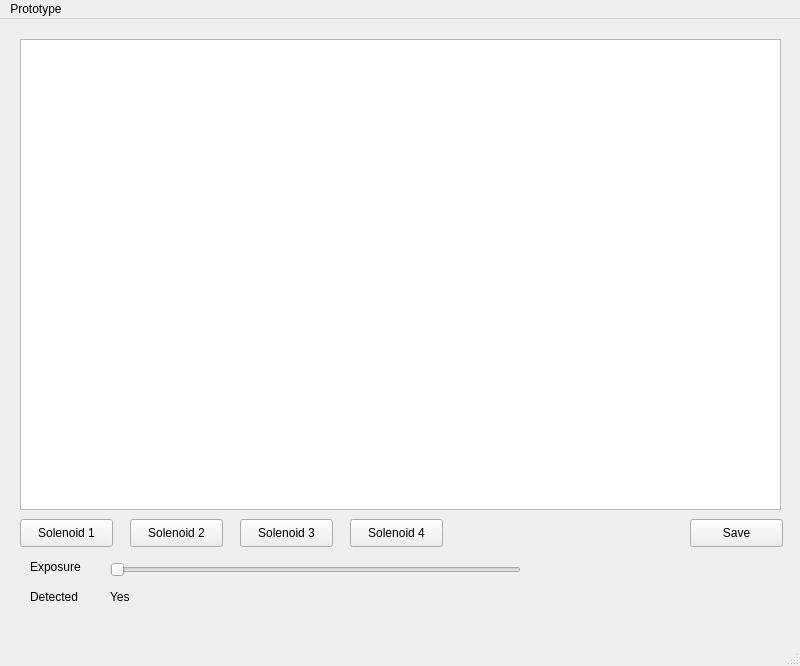
<?xml version="1.0" encoding="UTF-8"?>
<ui version="4.0">
 <class>Foram_GUI_proto</class>
 <widget class="QMainWindow" name="Foram_GUI_proto">
  <property name="geometry">
   <rect>
    <x>0</x>
    <y>0</y>
    <width>800</width>
    <height>666</height>
   </rect>
  </property>
  <property name="windowTitle">
   <string>MainWindow</string>
  </property>
  <widget class="QWidget" name="centralwidget">
   <widget class="QPushButton" name="pushButton">
    <property name="geometry">
     <rect>
      <x>20</x>
      <y>500</y>
      <width>93</width>
      <height>28</height>
     </rect>
    </property>
    <property name="text">
     <string>Solenoid 1</string>
    </property>
   </widget>
   <widget class="QGraphicsView" name="graphicsView">
    <property name="geometry">
     <rect>
      <x>20</x>
      <y>20</y>
      <width>761</width>
      <height>471</height>
     </rect>
    </property>
   </widget>
   <widget class="QPushButton" name="pushButton_2">
    <property name="geometry">
     <rect>
      <x>130</x>
      <y>500</y>
      <width>93</width>
      <height>28</height>
     </rect>
    </property>
    <property name="text">
     <string>Solenoid 2</string>
    </property>
   </widget>
   <widget class="QPushButton" name="pushButton_3">
    <property name="geometry">
     <rect>
      <x>240</x>
      <y>500</y>
      <width>93</width>
      <height>28</height>
     </rect>
    </property>
    <property name="text">
     <string>Solenoid 3</string>
    </property>
   </widget>
   <widget class="QPushButton" name="pushButton_4">
    <property name="geometry">
     <rect>
      <x>350</x>
      <y>500</y>
      <width>93</width>
      <height>28</height>
     </rect>
    </property>
    <property name="text">
     <string>Solenoid 4</string>
    </property>
   </widget>
   <widget class="QPushButton" name="pushButton_5">
    <property name="geometry">
     <rect>
      <x>690</x>
      <y>500</y>
      <width>93</width>
      <height>28</height>
     </rect>
    </property>
    <property name="text">
     <string>Save</string>
    </property>
   </widget>
   <widget class="QSlider" name="horizontalSlider">
    <property name="geometry">
     <rect>
      <x>110</x>
      <y>540</y>
      <width>411</width>
      <height>22</height>
     </rect>
    </property>
    <property name="orientation">
     <enum>Qt::Horizontal</enum>
    </property>
   </widget>
   <widget class="QLabel" name="label">
    <property name="geometry">
     <rect>
      <x>30</x>
      <y>540</y>
      <width>55</width>
      <height>16</height>
     </rect>
    </property>
    <property name="text">
     <string>Exposure</string>
    </property>
   </widget>
   <widget class="QLabel" name="label_2">
    <property name="geometry">
     <rect>
      <x>30</x>
      <y>570</y>
      <width>55</width>
      <height>16</height>
     </rect>
    </property>
    <property name="text">
     <string>Detected</string>
    </property>
   </widget>
   <widget class="QLabel" name="label_3">
    <property name="geometry">
     <rect>
      <x>110</x>
      <y>570</y>
      <width>55</width>
      <height>16</height>
     </rect>
    </property>
    <property name="text">
     <string>Yes</string>
    </property>
   </widget>
  </widget>
  <widget class="QMenuBar" name="menubar">
   <property name="geometry">
    <rect>
     <x>0</x>
     <y>0</y>
     <width>800</width>
     <height>26</height>
    </rect>
   </property>
   <widget class="QMenu" name="menuPrototype">
    <property name="title">
     <string>Prototype</string>
    </property>
   </widget>
   <addaction name="menuPrototype"/>
  </widget>
  <widget class="QStatusBar" name="statusbar"/>
 </widget>
 <resources/>
 <connections/>
</ui>
